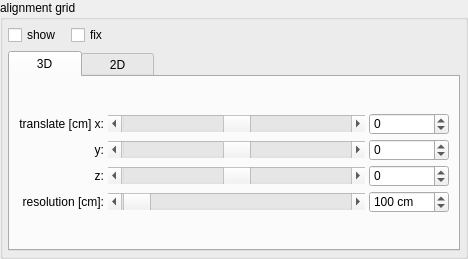
<?xml version="1.0" encoding="UTF-8"?>
<ui version="4.0">
 <class>AlignmentGridBox</class>
 <widget class="QGroupBox" name="AlignmentGridBox">
  <property name="geometry">
   <rect>
    <x>0</x>
    <y>0</y>
    <width>468</width>
    <height>259</height>
   </rect>
  </property>
  <property name="sizePolicy">
   <sizepolicy hsizetype="Expanding" vsizetype="Minimum">
    <horstretch>0</horstretch>
    <verstretch>0</verstretch>
   </sizepolicy>
  </property>
  <property name="minimumSize">
   <size>
    <width>300</width>
    <height>197</height>
   </size>
  </property>
  <property name="maximumSize">
   <size>
    <width>16777215</width>
    <height>16777215</height>
   </size>
  </property>
  <property name="focusPolicy">
   <enum>Qt::TabFocus</enum>
  </property>
  <property name="title">
   <string>alignment grid</string>
  </property>
  <layout class="QVBoxLayout" name="verticalLayout_15">
   <property name="leftMargin">
    <number>5</number>
   </property>
   <property name="topMargin">
    <number>5</number>
   </property>
   <property name="rightMargin">
    <number>5</number>
   </property>
   <property name="bottomMargin">
    <number>5</number>
   </property>
   <item>
    <layout class="QHBoxLayout" name="horizontalLayout_12">
     <item>
      <widget class="QCheckBox" name="gridShow">
       <property name="minimumSize">
        <size>
         <width>57</width>
         <height>0</height>
        </size>
       </property>
       <property name="toolTip">
        <string>Show the grid.</string>
       </property>
       <property name="text">
        <string>show</string>
       </property>
      </widget>
     </item>
     <item>
      <widget class="QCheckBox" name="gridFix">
       <property name="maximumSize">
        <size>
         <width>16777215</width>
         <height>25</height>
        </size>
       </property>
       <property name="toolTip">
        <string>Fix the grid.</string>
       </property>
       <property name="text">
        <string>fix</string>
       </property>
      </widget>
     </item>
     <item>
      <spacer name="horizontalSpacer_10">
       <property name="orientation">
        <enum>Qt::Horizontal</enum>
       </property>
       <property name="sizeHint" stdset="0">
        <size>
         <width>40</width>
         <height>20</height>
        </size>
       </property>
      </spacer>
     </item>
    </layout>
   </item>
   <item>
    <widget class="QTabWidget" name="gridTab">
     <property name="enabled">
      <bool>true</bool>
     </property>
     <property name="baseSize">
      <size>
       <width>0</width>
       <height>0</height>
      </size>
     </property>
     <property name="layoutDirection">
      <enum>Qt::LeftToRight</enum>
     </property>
     <property name="autoFillBackground">
      <bool>false</bool>
     </property>
     <property name="tabPosition">
      <enum>QTabWidget::North</enum>
     </property>
     <property name="tabShape">
      <enum>QTabWidget::Rounded</enum>
     </property>
     <property name="currentIndex">
      <number>0</number>
     </property>
     <property name="elideMode">
      <enum>Qt::ElideNone</enum>
     </property>
     <property name="usesScrollButtons">
      <bool>false</bool>
     </property>
     <property name="documentMode">
      <bool>false</bool>
     </property>
     <property name="tabsClosable">
      <bool>false</bool>
     </property>
     <property name="movable">
      <bool>false</bool>
     </property>
     <widget class="QWidget" name="gridTab3D">
      <attribute name="title">
       <string>     3D     </string>
      </attribute>
      <attribute name="toolTip">
       <string>Select for 3D grid</string>
      </attribute>
      <layout class="QVBoxLayout" name="verticalLayout_11">
       <item>
        <layout class="QGridLayout" name="gridLayout_3" columnstretch="0,1,0">
         <property name="sizeConstraint">
          <enum>QLayout::SetDefaultConstraint</enum>
         </property>
         <property name="spacing">
          <number>4</number>
         </property>
         <item row="0" column="0">
          <widget class="QLabel" name="label_15">
           <property name="toolTip">
            <string>Translate the grid in x-direction</string>
           </property>
           <property name="text">
            <string>translate [cm] x:</string>
           </property>
           <property name="alignment">
            <set>Qt::AlignRight|Qt::AlignTrailing|Qt::AlignVCenter</set>
           </property>
          </widget>
         </item>
         <item row="0" column="1">
          <widget class="QScrollBar" name="grid3DTransX">
           <property name="sizePolicy">
            <sizepolicy hsizetype="Minimum" vsizetype="Fixed">
             <horstretch>0</horstretch>
             <verstretch>0</verstretch>
            </sizepolicy>
           </property>
           <property name="minimumSize">
            <size>
             <width>50</width>
             <height>17</height>
            </size>
           </property>
           <property name="maximumSize">
            <size>
             <width>16777215</width>
             <height>17</height>
            </size>
           </property>
           <property name="toolTip">
            <string>Translate the grid in x-direction</string>
           </property>
           <property name="minimum">
            <number>-10000</number>
           </property>
           <property name="maximum">
            <number>10000</number>
           </property>
           <property name="value">
            <number>0</number>
           </property>
           <property name="orientation">
            <enum>Qt::Horizontal</enum>
           </property>
          </widget>
         </item>
         <item row="0" column="2">
          <widget class="PSpinBox" name="grid3DTransX_spin">
           <property name="maximumSize">
            <size>
             <width>16777215</width>
             <height>22</height>
            </size>
           </property>
           <property name="toolTip">
            <string>Translate the grid in x-direction</string>
           </property>
           <property name="minimum">
            <number>-10000</number>
           </property>
           <property name="maximum">
            <number>10000</number>
           </property>
          </widget>
         </item>
         <item row="1" column="0">
          <widget class="QLabel" name="label_49">
           <property name="toolTip">
            <string>Translate the grid in y-direction.</string>
           </property>
           <property name="text">
            <string>y:</string>
           </property>
           <property name="alignment">
            <set>Qt::AlignRight|Qt::AlignTrailing|Qt::AlignVCenter</set>
           </property>
          </widget>
         </item>
         <item row="1" column="1">
          <widget class="QScrollBar" name="grid3DTransY">
           <property name="minimumSize">
            <size>
             <width>0</width>
             <height>17</height>
            </size>
           </property>
           <property name="maximumSize">
            <size>
             <width>16777215</width>
             <height>17</height>
            </size>
           </property>
           <property name="toolTip">
            <string>Translate the grid in y-direction.</string>
           </property>
           <property name="minimum">
            <number>-10000</number>
           </property>
           <property name="maximum">
            <number>10000</number>
           </property>
           <property name="orientation">
            <enum>Qt::Horizontal</enum>
           </property>
          </widget>
         </item>
         <item row="1" column="2">
          <widget class="PSpinBox" name="grid3DTransY_spin">
           <property name="maximumSize">
            <size>
             <width>16777215</width>
             <height>22</height>
            </size>
           </property>
           <property name="toolTip">
            <string>Translate the grid in y-direction.</string>
           </property>
           <property name="minimum">
            <number>-10000</number>
           </property>
           <property name="maximum">
            <number>10000</number>
           </property>
          </widget>
         </item>
         <item row="2" column="0">
          <widget class="QLabel" name="label_50">
           <property name="toolTip">
            <string>2D: Rotate the grid clockwise. 3D: Translate the grid in z-direction.</string>
           </property>
           <property name="text">
            <string>z:</string>
           </property>
           <property name="alignment">
            <set>Qt::AlignRight|Qt::AlignTrailing|Qt::AlignVCenter</set>
           </property>
          </widget>
         </item>
         <item row="2" column="1">
          <widget class="QScrollBar" name="grid3DTransZ">
           <property name="sizePolicy">
            <sizepolicy hsizetype="Minimum" vsizetype="Fixed">
             <horstretch>0</horstretch>
             <verstretch>0</verstretch>
            </sizepolicy>
           </property>
           <property name="minimumSize">
            <size>
             <width>50</width>
             <height>17</height>
            </size>
           </property>
           <property name="maximumSize">
            <size>
             <width>16777215</width>
             <height>17</height>
            </size>
           </property>
           <property name="toolTip">
            <string>2D: Rotate the grid clockwise. 3D: Translate the grid in z-direction.</string>
           </property>
           <property name="minimum">
            <number>-10000</number>
           </property>
           <property name="maximum">
            <number>10000</number>
           </property>
           <property name="orientation">
            <enum>Qt::Horizontal</enum>
           </property>
          </widget>
         </item>
         <item row="2" column="2">
          <widget class="PSpinBox" name="grid3DTransZ_spin">
           <property name="enabled">
            <bool>true</bool>
           </property>
           <property name="maximumSize">
            <size>
             <width>16777215</width>
             <height>22</height>
            </size>
           </property>
           <property name="toolTip">
            <string>2D: Rotate the grid clockwise. 3D: Translate the grid in z-direction.</string>
           </property>
           <property name="suffix">
            <string/>
           </property>
           <property name="minimum">
            <number>-1000</number>
           </property>
           <property name="maximum">
            <number>1000</number>
           </property>
          </widget>
         </item>
         <item row="3" column="0">
          <widget class="QLabel" name="label_51">
           <property name="toolTip">
            <string>Scale the gridcells</string>
           </property>
           <property name="layoutDirection">
            <enum>Qt::LeftToRight</enum>
           </property>
           <property name="text">
            <string>resolution [cm]:</string>
           </property>
           <property name="alignment">
            <set>Qt::AlignRight|Qt::AlignTrailing|Qt::AlignVCenter</set>
           </property>
          </widget>
         </item>
         <item row="3" column="1">
          <widget class="QScrollBar" name="grid3DResolution">
           <property name="minimumSize">
            <size>
             <width>0</width>
             <height>17</height>
            </size>
           </property>
           <property name="maximumSize">
            <size>
             <width>16777215</width>
             <height>17</height>
            </size>
           </property>
           <property name="toolTip">
            <string>Scale the gridcells</string>
           </property>
           <property name="minimum">
            <number>1</number>
           </property>
           <property name="maximum">
            <number>10000</number>
           </property>
           <property name="singleStep">
            <number>1</number>
           </property>
           <property name="pageStep">
            <number>10</number>
           </property>
           <property name="value">
            <number>100</number>
           </property>
           <property name="sliderPosition">
            <number>100</number>
           </property>
           <property name="orientation">
            <enum>Qt::Horizontal</enum>
           </property>
           <property name="invertedAppearance">
            <bool>false</bool>
           </property>
           <property name="invertedControls">
            <bool>true</bool>
           </property>
          </widget>
         </item>
         <item row="3" column="2">
          <widget class="PSpinBox" name="grid3DResolution_spin">
           <property name="maximumSize">
            <size>
             <width>16777215</width>
             <height>22</height>
            </size>
           </property>
           <property name="toolTip">
            <string>Scale the gridcells</string>
           </property>
           <property name="suffix">
            <string> cm</string>
           </property>
           <property name="prefix">
            <string/>
           </property>
           <property name="minimum">
            <number>1</number>
           </property>
           <property name="maximum">
            <number>10000</number>
           </property>
           <property name="singleStep">
            <number>10</number>
           </property>
           <property name="value">
            <number>100</number>
           </property>
          </widget>
         </item>
        </layout>
       </item>
      </layout>
     </widget>
     <widget class="QWidget" name="gridTab2D">
      <attribute name="title">
       <string>     2D     </string>
      </attribute>
      <attribute name="toolTip">
       <string>Select for 2D grid</string>
      </attribute>
      <layout class="QVBoxLayout" name="verticalLayout_10">
       <item>
        <layout class="QGridLayout" name="gridLayout_100" columnstretch="0,1,0">
         <property name="spacing">
          <number>6</number>
         </property>
         <item row="0" column="0">
          <widget class="QLabel" name="label_10">
           <property name="toolTip">
            <string>Translate the grid in x-direction</string>
           </property>
           <property name="text">
            <string>translate x:</string>
           </property>
           <property name="alignment">
            <set>Qt::AlignRight|Qt::AlignTrailing|Qt::AlignVCenter</set>
           </property>
          </widget>
         </item>
         <item row="0" column="1">
          <widget class="QScrollBar" name="gridTransX">
           <property name="sizePolicy">
            <sizepolicy hsizetype="Expanding" vsizetype="Fixed">
             <horstretch>0</horstretch>
             <verstretch>0</verstretch>
            </sizepolicy>
           </property>
           <property name="minimumSize">
            <size>
             <width>100</width>
             <height>17</height>
            </size>
           </property>
           <property name="maximumSize">
            <size>
             <width>16777215</width>
             <height>17</height>
            </size>
           </property>
           <property name="toolTip">
            <string>Translate the grid in x-direction</string>
           </property>
           <property name="minimum">
            <number>0</number>
           </property>
           <property name="maximum">
            <number>10000</number>
           </property>
           <property name="value">
            <number>0</number>
           </property>
           <property name="orientation">
            <enum>Qt::Horizontal</enum>
           </property>
          </widget>
         </item>
         <item row="0" column="2">
          <widget class="PSpinBox" name="gridTransX_spin">
           <property name="minimumSize">
            <size>
             <width>0</width>
             <height>17</height>
            </size>
           </property>
           <property name="maximumSize">
            <size>
             <width>16777215</width>
             <height>17</height>
            </size>
           </property>
           <property name="toolTip">
            <string>Translate the grid in x-direction</string>
           </property>
           <property name="minimum">
            <number>0</number>
           </property>
           <property name="maximum">
            <number>10000</number>
           </property>
          </widget>
         </item>
         <item row="1" column="0">
          <widget class="QLabel" name="label_11">
           <property name="toolTip">
            <string>Translate the grid in y-direction.</string>
           </property>
           <property name="text">
            <string>y:</string>
           </property>
           <property name="alignment">
            <set>Qt::AlignRight|Qt::AlignTrailing|Qt::AlignVCenter</set>
           </property>
          </widget>
         </item>
         <item row="1" column="1">
          <widget class="QScrollBar" name="gridTransY">
           <property name="minimumSize">
            <size>
             <width>0</width>
             <height>17</height>
            </size>
           </property>
           <property name="maximumSize">
            <size>
             <width>16777215</width>
             <height>17</height>
            </size>
           </property>
           <property name="toolTip">
            <string>Translate the grid in y-direction.</string>
           </property>
           <property name="minimum">
            <number>0</number>
           </property>
           <property name="maximum">
            <number>10000</number>
           </property>
           <property name="orientation">
            <enum>Qt::Horizontal</enum>
           </property>
          </widget>
         </item>
         <item row="1" column="2">
          <widget class="PSpinBox" name="gridTransY_spin">
           <property name="minimumSize">
            <size>
             <width>0</width>
             <height>17</height>
            </size>
           </property>
           <property name="maximumSize">
            <size>
             <width>16777215</width>
             <height>17</height>
            </size>
           </property>
           <property name="toolTip">
            <string>Translate the grid in y-direction.</string>
           </property>
           <property name="minimum">
            <number>0</number>
           </property>
           <property name="maximum">
            <number>10000</number>
           </property>
          </widget>
         </item>
         <item row="2" column="0">
          <widget class="QLabel" name="label_9">
           <property name="toolTip">
            <string>2D: Rotate the grid clockwise. 3D: Translate the grid in z-direction.</string>
           </property>
           <property name="text">
            <string>rotate:</string>
           </property>
           <property name="alignment">
            <set>Qt::AlignRight|Qt::AlignTrailing|Qt::AlignVCenter</set>
           </property>
          </widget>
         </item>
         <item row="2" column="1">
          <widget class="QScrollBar" name="gridRotate">
           <property name="sizePolicy">
            <sizepolicy hsizetype="Minimum" vsizetype="Fixed">
             <horstretch>0</horstretch>
             <verstretch>0</verstretch>
            </sizepolicy>
           </property>
           <property name="minimumSize">
            <size>
             <width>50</width>
             <height>17</height>
            </size>
           </property>
           <property name="maximumSize">
            <size>
             <width>16777215</width>
             <height>17</height>
            </size>
           </property>
           <property name="toolTip">
            <string>2D: Rotate the grid clockwise. 3D: Translate the grid in z-direction.</string>
           </property>
           <property name="minimum">
            <number>0</number>
           </property>
           <property name="maximum">
            <number>3600</number>
           </property>
           <property name="orientation">
            <enum>Qt::Horizontal</enum>
           </property>
          </widget>
         </item>
         <item row="2" column="2">
          <widget class="PSpinBox" name="gridRot_spin">
           <property name="enabled">
            <bool>true</bool>
           </property>
           <property name="minimumSize">
            <size>
             <width>0</width>
             <height>17</height>
            </size>
           </property>
           <property name="maximumSize">
            <size>
             <width>16777215</width>
             <height>17</height>
            </size>
           </property>
           <property name="toolTip">
            <string>2D: Rotate the grid clockwise. 3D: Translate the grid in z-direction.</string>
           </property>
           <property name="minimum">
            <number>0</number>
           </property>
           <property name="maximum">
            <number>3600</number>
           </property>
          </widget>
         </item>
         <item row="3" column="0">
          <widget class="QLabel" name="label_12">
           <property name="sizePolicy">
            <sizepolicy hsizetype="Preferred" vsizetype="Fixed">
             <horstretch>0</horstretch>
             <verstretch>0</verstretch>
            </sizepolicy>
           </property>
           <property name="maximumSize">
            <size>
             <width>16777215</width>
             <height>17</height>
            </size>
           </property>
           <property name="toolTip">
            <string>Scale the gridcells</string>
           </property>
           <property name="layoutDirection">
            <enum>Qt::LeftToRight</enum>
           </property>
           <property name="text">
            <string>scale:</string>
           </property>
           <property name="alignment">
            <set>Qt::AlignRight|Qt::AlignTrailing|Qt::AlignVCenter</set>
           </property>
          </widget>
         </item>
         <item row="3" column="1">
          <widget class="QScrollBar" name="gridScale">
           <property name="minimumSize">
            <size>
             <width>0</width>
             <height>17</height>
            </size>
           </property>
           <property name="maximumSize">
            <size>
             <width>16777215</width>
             <height>17</height>
            </size>
           </property>
           <property name="toolTip">
            <string>Scale the gridcells</string>
           </property>
           <property name="minimum">
            <number>1</number>
           </property>
           <property name="maximum">
            <number>10000</number>
           </property>
           <property name="value">
            <number>100</number>
           </property>
           <property name="sliderPosition">
            <number>100</number>
           </property>
           <property name="orientation">
            <enum>Qt::Horizontal</enum>
           </property>
          </widget>
         </item>
         <item row="3" column="2">
          <widget class="PSpinBox" name="gridScale_spin">
           <property name="minimumSize">
            <size>
             <width>0</width>
             <height>17</height>
            </size>
           </property>
           <property name="maximumSize">
            <size>
             <width>16777215</width>
             <height>17</height>
            </size>
           </property>
           <property name="toolTip">
            <string>Scale the gridcells</string>
           </property>
           <property name="minimum">
            <number>1</number>
           </property>
           <property name="maximum">
            <number>10000</number>
           </property>
           <property name="value">
            <number>100</number>
           </property>
          </widget>
         </item>
        </layout>
       </item>
      </layout>
     </widget>
    </widget>
   </item>
  </layout>
 </widget>
 <customwidgets>
  <customwidget>
   <class>PSpinBox</class>
   <extends>QSpinBox</extends>
   <header>pspinbox.h</header>
  </customwidget>
 </customwidgets>
 <resources/>
 <connections>
  <connection>
   <sender>grid3DTransX</sender>
   <signal>valueChanged(int)</signal>
   <receiver>grid3DTransX_spin</receiver>
   <slot>setValue(int)</slot>
   <hints>
    <hint type="sourcelabel">
     <x>243</x>
     <y>103</y>
    </hint>
    <hint type="destinationlabel">
     <x>389</x>
     <y>111</y>
    </hint>
   </hints>
  </connection>
  <connection>
   <sender>grid3DTransX_spin</sender>
   <signal>valueChanged(int)</signal>
   <receiver>grid3DTransX</receiver>
   <slot>setValue(int)</slot>
   <hints>
    <hint type="sourcelabel">
     <x>396</x>
     <y>111</y>
    </hint>
    <hint type="destinationlabel">
     <x>301</x>
     <y>108</y>
    </hint>
   </hints>
  </connection>
  <connection>
   <sender>grid3DTransY</sender>
   <signal>valueChanged(int)</signal>
   <receiver>grid3DTransY_spin</receiver>
   <slot>setValue(int)</slot>
   <hints>
    <hint type="sourcelabel">
     <x>310</x>
     <y>137</y>
    </hint>
    <hint type="destinationlabel">
     <x>415</x>
     <y>145</y>
    </hint>
   </hints>
  </connection>
  <connection>
   <sender>grid3DTransY_spin</sender>
   <signal>valueChanged(int)</signal>
   <receiver>grid3DTransY</receiver>
   <slot>setValue(int)</slot>
   <hints>
    <hint type="sourcelabel">
     <x>396</x>
     <y>139</y>
    </hint>
    <hint type="destinationlabel">
     <x>359</x>
     <y>139</y>
    </hint>
   </hints>
  </connection>
  <connection>
   <sender>grid3DTransZ</sender>
   <signal>valueChanged(int)</signal>
   <receiver>grid3DTransZ_spin</receiver>
   <slot>setValue(int)</slot>
   <hints>
    <hint type="sourcelabel">
     <x>326</x>
     <y>178</y>
    </hint>
    <hint type="destinationlabel">
     <x>408</x>
     <y>178</y>
    </hint>
   </hints>
  </connection>
  <connection>
   <sender>grid3DTransZ_spin</sender>
   <signal>valueChanged(int)</signal>
   <receiver>grid3DTransZ</receiver>
   <slot>setValue(int)</slot>
   <hints>
    <hint type="sourcelabel">
     <x>390</x>
     <y>179</y>
    </hint>
    <hint type="destinationlabel">
     <x>345</x>
     <y>178</y>
    </hint>
   </hints>
  </connection>
  <connection>
   <sender>grid3DResolution</sender>
   <signal>valueChanged(int)</signal>
   <receiver>grid3DResolution_spin</receiver>
   <slot>setValue(int)</slot>
   <hints>
    <hint type="sourcelabel">
     <x>322</x>
     <y>217</y>
    </hint>
    <hint type="destinationlabel">
     <x>384</x>
     <y>217</y>
    </hint>
   </hints>
  </connection>
  <connection>
   <sender>grid3DResolution_spin</sender>
   <signal>valueChanged(int)</signal>
   <receiver>grid3DResolution</receiver>
   <slot>setValue(int)</slot>
   <hints>
    <hint type="sourcelabel">
     <x>402</x>
     <y>215</y>
    </hint>
    <hint type="destinationlabel">
     <x>341</x>
     <y>215</y>
    </hint>
   </hints>
  </connection>
  <connection>
   <sender>gridTransX</sender>
   <signal>valueChanged(int)</signal>
   <receiver>gridTransX_spin</receiver>
   <slot>setValue(int)</slot>
   <hints>
    <hint type="sourcelabel">
     <x>219</x>
     <y>109</y>
    </hint>
    <hint type="destinationlabel">
     <x>410</x>
     <y>110</y>
    </hint>
   </hints>
  </connection>
  <connection>
   <sender>gridTransX_spin</sender>
   <signal>valueChanged(int)</signal>
   <receiver>gridTransX</receiver>
   <slot>setValue(int)</slot>
   <hints>
    <hint type="sourcelabel">
     <x>423</x>
     <y>110</y>
    </hint>
    <hint type="destinationlabel">
     <x>361</x>
     <y>110</y>
    </hint>
   </hints>
  </connection>
  <connection>
   <sender>gridTransY</sender>
   <signal>valueChanged(int)</signal>
   <receiver>gridTransY_spin</receiver>
   <slot>setValue(int)</slot>
   <hints>
    <hint type="sourcelabel">
     <x>372</x>
     <y>147</y>
    </hint>
    <hint type="destinationlabel">
     <x>404</x>
     <y>146</y>
    </hint>
   </hints>
  </connection>
  <connection>
   <sender>gridTransY_spin</sender>
   <signal>valueChanged(int)</signal>
   <receiver>gridTransY</receiver>
   <slot>setValue(int)</slot>
   <hints>
    <hint type="sourcelabel">
     <x>413</x>
     <y>141</y>
    </hint>
    <hint type="destinationlabel">
     <x>359</x>
     <y>142</y>
    </hint>
   </hints>
  </connection>
  <connection>
   <sender>gridRotate</sender>
   <signal>valueChanged(int)</signal>
   <receiver>gridRot_spin</receiver>
   <slot>setValue(int)</slot>
   <hints>
    <hint type="sourcelabel">
     <x>356</x>
     <y>182</y>
    </hint>
    <hint type="destinationlabel">
     <x>405</x>
     <y>180</y>
    </hint>
   </hints>
  </connection>
  <connection>
   <sender>gridRot_spin</sender>
   <signal>valueChanged(int)</signal>
   <receiver>gridRotate</receiver>
   <slot>setValue(int)</slot>
   <hints>
    <hint type="sourcelabel">
     <x>421</x>
     <y>180</y>
    </hint>
    <hint type="destinationlabel">
     <x>372</x>
     <y>178</y>
    </hint>
   </hints>
  </connection>
  <connection>
   <sender>gridScale</sender>
   <signal>valueChanged(int)</signal>
   <receiver>gridScale_spin</receiver>
   <slot>setValue(int)</slot>
   <hints>
    <hint type="sourcelabel">
     <x>349</x>
     <y>215</y>
    </hint>
    <hint type="destinationlabel">
     <x>395</x>
     <y>215</y>
    </hint>
   </hints>
  </connection>
  <connection>
   <sender>gridScale_spin</sender>
   <signal>valueChanged(int)</signal>
   <receiver>gridScale</receiver>
   <slot>setValue(int)</slot>
   <hints>
    <hint type="sourcelabel">
     <x>408</x>
     <y>206</y>
    </hint>
    <hint type="destinationlabel">
     <x>370</x>
     <y>211</y>
    </hint>
   </hints>
  </connection>
 </connections>
</ui>
